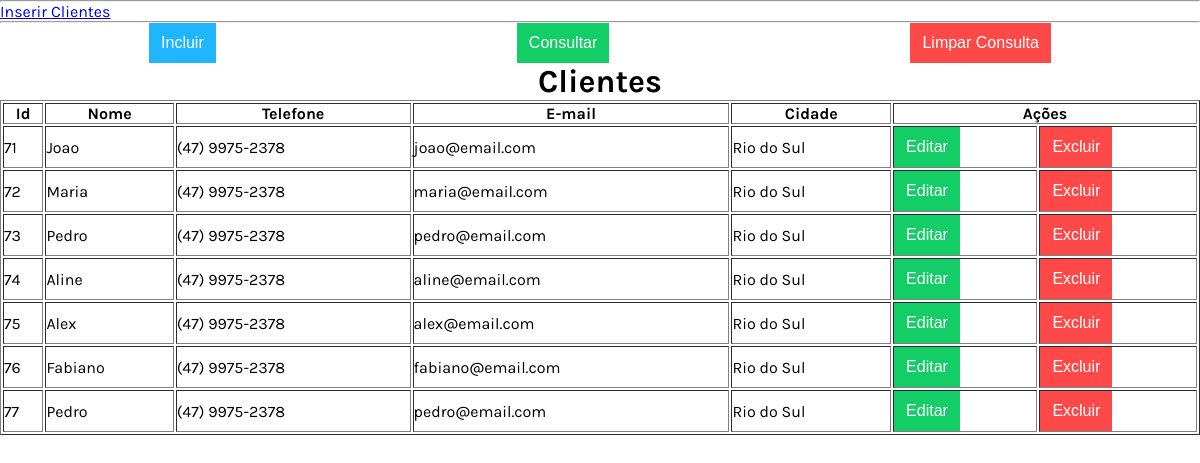
The app's page /aula-14-02-2023/projeto-sem-orientacao-objeto/consulta-cliente-simples.php with its own data.
### tables this page shows
CREATE TABLE cliente (cliente_id INTEGER PRIMARY KEY AUTOINCREMENT NOT NULL, nome TEXT, telefone TEXT, email TEXT, cidade TEXT);

### aula-14-02-2023/projeto-sem-orientacao-objeto/consulta-cliente-simples.php (the view, shortened to what this page needs)
<?php
function getDados(){
    $pdo = getConexao();
    $query = "SELECT * FROM `cliente`";
    $stmt = $pdo->prepare($query);
    $stmt->execute();
    $aDados = array();
    while ($result = $stmt->fetch(PDO::FETCH_ASSOC)) {
        $aDados[] = $result;
    }
    return $aDados;
}
function getColunasTabela(){
    $html_colunas_tabela = '';
    $aDados = getDados();
    if (count($aDados)) {
        foreach ($aDados as $aContato) {
            $html_colunas_tabela .= "<tr>";
            $cliente_id = $aContato["cliente_id"];
            $nome       = $aContato["nome"];
            $telefone   = $aContato["telefone"];
            $email      = $aContato["email"];
            $cidade     = $aContato["cidade"];
            $html_colunas_tabela .= "<td>$cliente_id</td>";
            $html_colunas_tabela .= "<td>$nome</td>";
            $html_colunas_tabela .= "<td>$telefone</td>";
            $html_colunas_tabela .= "<td>$email</td>";
            $html_colunas_tabela .= "<td>$cidade</td>";
            $html_colunas_tabela .= getAcoesCliente($cliente_id);
            $html_colunas_tabela .= "</tr>";
        }
    } else {
        $html_colunas_tabela .= "<tr><td colspan=\"7\" align='center'>Sem dados para exibir</td></tr>";
    }
    return $html_colunas_tabela;
}
function getAcoesCliente($cliente_id) {
    $html_acao = '<td>
                        <button type="button" class="button green"
                            onclick="editarCliente(' . $cliente_id . ')">Editar</button>
                   </td>
                   <td>
                        <button type="button" class="button red"
                            onclick="excluirCliente(' . $cliente_id . ')">Excluir</button>
                    </td>';
    return $html_acao;
}
function carregaCabecalho() {
    $html = '<!DOCTYPE html>
            <html lang="pt-BR">
            <head>
                <meta charset="UTF-8">
                <meta http-equiv="X-UA-Compatible" content="IE=edge">
                <meta name="viewport" content="width=device-width, initial-scale=1.0">
                <link rel="preconnect" href="https://fonts.gstatic.com">
                <link href="https://fonts.googleapis.com/css2?family=Karla:ital,wght@0,400;0,700;1,200;1,800&display=swap"
                      rel="stylesheet">
                <link rel="stylesheet" href="css/button.css">
                <link rel="stylesheet" href="css/main.css">
                <link rel="stylesheet" href="css/button.css">
                <link rel="stylesheet" href="css/records.css">
                <link rel="stylesheet" href="css/modal.css">
                <script src="js/jquery.min.js" defer></script>
                <script src="js/cliente.js" defer></script>
                <title>Cliente</title>
            </head>
            <body>';
    return $html;
}
function getAcoesInclusao(){
    return '<section class="acoes">
                <button type="button" class="button blue mobile" id="cadastrarCliente">Incluir</button>
                <button type="button" class="button green" id="consultarDadosCliente">Consultar</button>
                <button type="button" class="button red" id="limparDadosCliente">Limpar Consulta</button>
            </section>';
}
function getModalClientes(){
    return '<div class="modal" id="modal">
            <div class="modal-content">
                <header class="modal-header">
                    <h2>Novo Cliente</h2>
                    <span class="modal-close" id="modalClose">&#10006;</span>
                </header>
                <form id="form" class="modal-form">
                    <input type="hidden" id="cliente_id" class="modal-field" placeholder="Id">
                    <input type="text" id="nome" data-index="new" class="modal-field" placeholder="Nome do Cliente" required value="Joao">
                    <input type="text" id="telefone" class="modal-field" placeholder="Telefone..." required value="(47)98854-7844">
                    <input type="email" id="email" class="modal-field" placeholder="E-mail..." required value="joao@email.com">
                    <input type="text" id="cidade" class="modal-field" placeholder="Cidade..." required value="Rio do Sul">
                </form>
                <footer class="modal-footer" id="modal-footer">
                    <button id="salvar" class="button green">Salvar</button>
                    <button id="cancelar" class="button blue">Cancelar</button>
                </footer>
            </div>
        </div>';
}
function carregaClientes(){
    $html_tabela = carregaCabecalho();
    $html_tabela .= '<a href="executa_insert_clientes.php">Inserir Clientes</a>';
    $html_tabela .= "<hr>";
    $html_tabela .= getAcoesInclusao();
    $html_tabela .= "<table border='1' id=\"tableDados\">";
    $html_tabela .= "<caption><h1>Clientes</h1></caption>";
    $html_tabela .= "<thead>";
    $html_tabela .= "    <tr>";
    $html_tabela .= "    <th>Id</th>";
    $html_tabela .= "    <th>Nome</th>";
    $html_tabela .= "    <th>Telefone</th>";
    $html_tabela .= "    <th>E-mail</th>";
    $html_tabela .= "    <th>Cidade</th>";
    $html_tabela .= "    <th colspan='2'>Ações</th>";
    $html_tabela .= "    </tr>";
    $html_tabela .= "</thead>";
    $html_tabela .= "<tbody>";
    $html_tabela .= getColunasTabela();
    $html_tabela .= "</tbody>";
    $html_tabela .= "</table>";
    $html_tabela .= getModalClientes();
    echo $html_tabela;
}
carregaClientes();

### aula-14-02-2023/projeto-sem-orientacao-objeto/css/button.css (style rules this page uses)
.button { border-style: none; height: 40px; padding: 6px 12px; background-color: black; color: white; font-size: 1rem; cursor: pointer; transition: box-shadow .6s ease; }
.button.blue { background-color: #1FB6FF; }
button.green { background-color: #13CE66; }
button.red { background-color: #FF4949; }

### aula-14-02-2023/projeto-sem-orientacao-objeto/css/main.css (style rules this page uses)
* { padding: 0; margin: 0; box-sizing: border-box; }
:root { --primary-color: #FFBA00; --secundary-color: #FFF1CC; --shadow-color: #CCC; --text-color: #FFF; }
body { min-height: 100vh; display: flex; flex-direction: column; font-family: 'karla', sans-serif; position:relative; }
.acoes { display: flex; justify-content: space-around; gap:3px; }

### records on screen
cliente: cliente_id "71", nome "Joao", telefone "(47) 9975-2378", email "joao@email.com", cidade "Rio do Sul"
cliente: cliente_id "72", nome "Maria", telefone "(47) 9975-2378", email "maria@email.com", cidade "Rio do Sul"
cliente: cliente_id "73", nome "Pedro", telefone "(47) 9975-2378", email "pedro@email.com", cidade "Rio do Sul"
cliente: cliente_id "74", nome "Aline", telefone "(47) 9975-2378", email "aline@email.com", cidade "Rio do Sul"
cliente: cliente_id "75", nome "Alex", telefone "(47) 9975-2378", email "alex@email.com", cidade "Rio do Sul"
cliente: cliente_id "76", nome "Fabiano", telefone "(47) 9975-2378", email "fabiano@email.com", cidade "Rio do Sul"
cliente: cliente_id "77", nome "Pedro", telefone "(47) 9975-2378", email "pedro@email.com", cidade "Rio do Sul"
